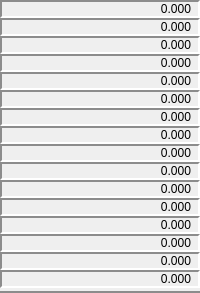
       <widget class="QWidget" name="widget_5" native="true">
        <property name="styleSheet">
         <string notr="true">border-left: 0px solid rgb(192,192,192);
border-bottom: 2px solid rgb(140,140,140);
border-top: 0px solid rgb(192,192,192);
border-right: 0px solid rgb(192,192,192);</string>
        </property>
        <layout class="QVBoxLayout" name="verticalLayout_4" stretch="1,1,1,1,1,1,1,1,1,1,1,1,1,1,1,1">
         <property name="spacing">
          <number>0</number>
         </property>
         <property name="leftMargin">
          <number>0</number>
         </property>
         <property name="topMargin">
          <number>0</number>
         </property>
         <property name="rightMargin">
          <number>0</number>
         </property>
         <property name="bottomMargin">
          <number>5</number>
         </property>
         <item>
          <widget class="QLabel" name="Lab_One_Two">
           <property name="styleSheet">
            <string notr="true">border-left: 2px solid rgb(140,140,140);
border-bottom: 2px solid white;
border-top: 2px solid rgb(140,140,140);
border-right: 2px solid white;</string>
           </property>
           <property name="text">
            <string>0.000</string>
           </property>
           <property name="alignment">
            <set>Qt::AlignRight|Qt::AlignTrailing|Qt::AlignVCenter</set>
           </property>
           <property name="indent">
            <number>7</number>
           </property>
          </widget>
         </item>
         <item>
          <widget class="QLabel" name="Lab_Two_Two">
           <property name="styleSheet">
            <string notr="true">border-left: 2px solid rgb(140,140,140);
border-bottom: 2px solid white;
border-top: 2px solid rgb(140,140,140);
border-right: 2px solid white;</string>
           </property>
           <property name="text">
            <string>0.000</string>
           </property>
           <property name="alignment">
            <set>Qt::AlignRight|Qt::AlignTrailing|Qt::AlignVCenter</set>
           </property>
           <property name="indent">
            <number>7</number>
           </property>
          </widget>
         </item>
         <item>
          <widget class="QLabel" name="Lab_Three_Two">
           <property name="styleSheet">
            <string notr="true">border-left: 2px solid rgb(140,140,140);
border-bottom: 2px solid white;
border-top: 2px solid rgb(140,140,140);
border-right: 2px solid white;</string>
           </property>
           <property name="text">
            <string>0.000</string>
           </property>
           <property name="alignment">
            <set>Qt::AlignRight|Qt::AlignTrailing|Qt::AlignVCenter</set>
           </property>
           <property name="indent">
            <number>7</number>
           </property>
          </widget>
         </item>
         <item>
          <widget class="QLabel" name="Lab_Four_Two">
           <property name="styleSheet">
            <string notr="true">border-left: 2px solid rgb(140,140,140);
border-bottom: 2px solid white;
border-top: 2px solid rgb(140,140,140);
border-right: 2px solid white;</string>
           </property>
           <property name="text">
            <string>0.000</string>
           </property>
           <property name="alignment">
            <set>Qt::AlignRight|Qt::AlignTrailing|Qt::AlignVCenter</set>
           </property>
           <property name="indent">
            <number>7</number>
           </property>
          </widget>
         </item>
         <item>
          <widget class="QLabel" name="Lab_Five_Two">
           <property name="styleSheet">
            <string notr="true">border-left: 2px solid rgb(140,140,140);
border-bottom: 2px solid white;
border-top: 2px solid rgb(140,140,140);
border-right: 2px solid white;</string>
           </property>
           <property name="text">
            <string>0.000</string>
           </property>
           <property name="alignment">
            <set>Qt::AlignRight|Qt::AlignTrailing|Qt::AlignVCenter</set>
           </property>
           <property name="indent">
            <number>7</number>
           </property>
          </widget>
         </item>
         <item>
          <widget class="QLabel" name="Lab_Six_Two">
           <property name="styleSheet">
            <string notr="true">border-left: 2px solid rgb(140,140,140);
border-bottom: 2px solid white;
border-top: 2px solid rgb(140,140,140);
border-right: 2px solid white;</string>
           </property>
           <property name="text">
            <string>0.000</string>
           </property>
           <property name="alignment">
            <set>Qt::AlignRight|Qt::AlignTrailing|Qt::AlignVCenter</set>
           </property>
           <property name="indent">
            <number>7</number>
           </property>
          </widget>
         </item>
         <item>
          <widget class="QLabel" name="Lab_Seven_Two">
           <property name="styleSheet">
            <string notr="true">border-left: 2px solid rgb(140,140,140);
border-bottom: 2px solid white;
border-top: 2px solid rgb(140,140,140);
border-right: 2px solid white;</string>
           </property>
           <property name="text">
            <string>0.000</string>
           </property>
           <property name="alignment">
            <set>Qt::AlignRight|Qt::AlignTrailing|Qt::AlignVCenter</set>
           </property>
           <property name="indent">
            <number>7</number>
           </property>
          </widget>
         </item>
         <item>
          <widget class="QLabel" name="Lab_Eight_Two">
           <property name="styleSheet">
            <string notr="true">border-left: 2px solid rgb(140,140,140);
border-bottom: 2px solid white;
border-top: 2px solid rgb(140,140,140);
border-right: 2px solid white;</string>
           </property>
           <property name="text">
            <string>0.000</string>
           </property>
           <property name="alignment">
            <set>Qt::AlignRight|Qt::AlignTrailing|Qt::AlignVCenter</set>
           </property>
           <property name="indent">
            <number>7</number>
           </property>
          </widget>
         </item>
         <item>
          <widget class="QLabel" name="Lab_Nine_Two">
           <property name="styleSheet">
            <string notr="true">border-left: 2px solid rgb(140,140,140);
border-bottom: 2px solid white;
border-top: 2px solid rgb(140,140,140);
border-right: 2px solid white;</string>
           </property>
           <property name="text">
            <string>0.000</string>
           </property>
           <property name="alignment">
            <set>Qt::AlignRight|Qt::AlignTrailing|Qt::AlignVCenter</set>
           </property>
           <property name="indent">
            <number>7</number>
           </property>
          </widget>
         </item>
         <item>
          <widget class="QLabel" name="Lab_Ten_Two">
           <property name="styleSheet">
            <string notr="true">border-left: 2px solid rgb(140,140,140);
border-bottom: 2px solid white;
border-top: 2px solid rgb(140,140,140);
border-right: 2px solid white;</string>
           </property>
           <property name="text">
            <string>0.000</string>
           </property>
           <property name="alignment">
            <set>Qt::AlignRight|Qt::AlignTrailing|Qt::AlignVCenter</set>
           </property>
           <property name="indent">
            <number>7</number>
           </property>
          </widget>
         </item>
         <item>
          <widget class="QLabel" name="Lab_Eleven_Two">
           <property name="styleSheet">
            <string notr="true">border-left: 2px solid rgb(140,140,140);
border-bottom: 2px solid white;
border-top: 2px solid rgb(140,140,140);
border-right: 2px solid white;</string>
           </property>
           <property name="text">
            <string>0.000</string>
           </property>
           <property name="alignment">
            <set>Qt::AlignRight|Qt::AlignTrailing|Qt::AlignVCenter</set>
           </property>
           <property name="indent">
            <number>7</number>
           </property>
          </widget>
         </item>
         <item>
          <widget class="QLabel" name="Lab_Twelve_Two">
           <property name="styleSheet">
            <string notr="true">border-left: 2px solid rgb(140,140,140);
border-bottom: 2px solid white;
border-top: 2px solid rgb(140,140,140);
border-right: 2px solid white;</string>
           </property>
           <property name="text">
            <string>0.000</string>
           </property>
           <property name="alignment">
            <set>Qt::AlignRight|Qt::AlignTrailing|Qt::AlignVCenter</set>
           </property>
           <property name="indent">
            <number>7</number>
           </property>
          </widget>
         </item>
         <item>
          <widget class="QLabel" name="Lab_Thirteen_Two">
           <property name="styleSheet">
            <string notr="true">border-left: 2px solid rgb(140,140,140);
border-bottom: 2px solid white;
border-top: 2px solid rgb(140,140,140);
border-right: 2px solid white;</string>
           </property>
           <property name="text">
            <string>0.000</string>
           </property>
           <property name="alignment">
            <set>Qt::AlignRight|Qt::AlignTrailing|Qt::AlignVCenter</set>
           </property>
           <property name="indent">
            <number>7</number>
           </property>
          </widget>
         </item>
         <item>
          <widget class="QLabel" name="Lab_Fourteen_Two">
           <property name="styleSheet">
            <string notr="true">border-left: 2px solid rgb(140,140,140);
border-bottom: 2px solid white;
border-top: 2px solid rgb(140,140,140);
border-right: 2px solid white;</string>
           </property>
           <property name="text">
            <string>0.000</string>
           </property>
           <property name="alignment">
            <set>Qt::AlignRight|Qt::AlignTrailing|Qt::AlignVCenter</set>
           </property>
           <property name="indent">
            <number>7</number>
           </property>
          </widget>
         </item>
         <item>
          <widget class="QLabel" name="Lab_Fifteen_Two">
           <property name="styleSheet">
            <string notr="true">border-left: 2px solid rgb(140,140,140);
border-bottom: 2px solid white;
border-top: 2px solid rgb(140,140,140);
border-right: 2px solid white;</string>
           </property>
           <property name="text">
            <string>0.000</string>
           </property>
           <property name="alignment">
            <set>Qt::AlignRight|Qt::AlignTrailing|Qt::AlignVCenter</set>
           </property>
           <property name="indent">
            <number>7</number>
           </property>
          </widget>
         </item>
         <item>
          <widget class="QLabel" name="Lab_Sixteen_Two">
           <property name="styleSheet">
            <string notr="true">border-left: 2px solid rgb(140,140,140);
border-bottom: 2px solid white;
border-top: 2px solid rgb(140,140,140);
border-right: 2px solid white;</string>
           </property>
           <property name="text">
            <string>0.000</string>
           </property>
           <property name="alignment">
            <set>Qt::AlignRight|Qt::AlignTrailing|Qt::AlignVCenter</set>
           </property>
           <property name="indent">
            <number>7</number>
           </property>
          </widget>
         </item>
        </layout>
       </widget>
